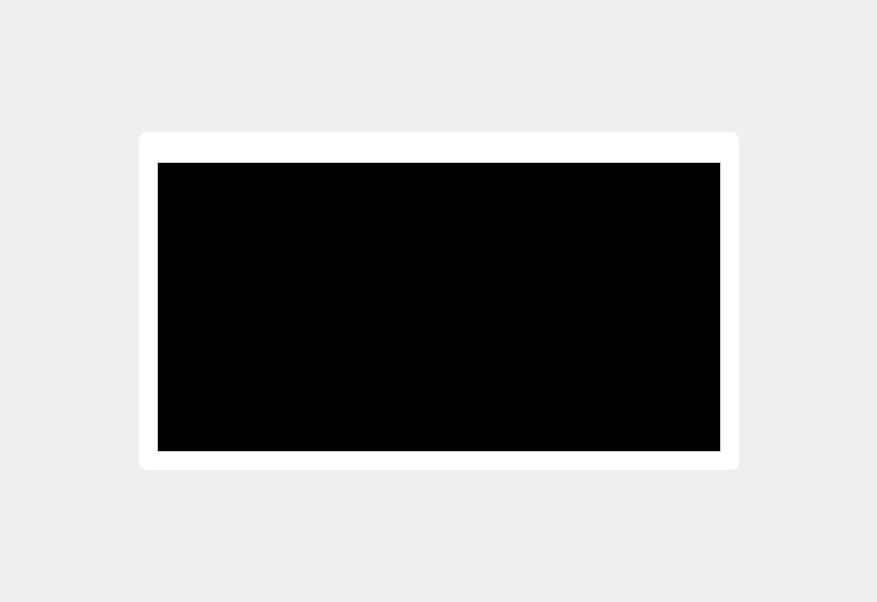
<?xml version="1.0" encoding="UTF-8"?>
<ui version="4.0">
 <class>FormViewImage</class>
 <widget class="QWidget" name="FormViewImage">
  <property name="geometry">
   <rect>
    <x>0</x>
    <y>0</y>
    <width>877</width>
    <height>602</height>
   </rect>
  </property>
  <property name="windowTitle">
   <string>Form</string>
  </property>
  <layout class="QHBoxLayout" name="horizontalLayout_3">
   <property name="leftMargin">
    <number>9</number>
   </property>
   <property name="rightMargin">
    <number>9</number>
   </property>
   <item>
    <spacer name="horizontalSpacer_2">
     <property name="orientation">
      <enum>Qt::Horizontal</enum>
     </property>
     <property name="sizeHint" stdset="0">
      <size>
       <width>40</width>
       <height>20</height>
      </size>
     </property>
    </spacer>
   </item>
   <item alignment="Qt::AlignHCenter|Qt::AlignVCenter">
    <widget class="QWidget" name="widget" native="true">
     <property name="sizePolicy">
      <sizepolicy hsizetype="Fixed" vsizetype="Fixed">
       <horstretch>0</horstretch>
       <verstretch>0</verstretch>
      </sizepolicy>
     </property>
     <property name="minimumSize">
      <size>
       <width>600</width>
       <height>338</height>
      </size>
     </property>
     <property name="styleSheet">
      <string notr="true">.QWidget{
	background: #FFFFFF;
	border-radius: 8px;
}</string>
     </property>
     <layout class="QVBoxLayout" name="verticalLayout">
      <property name="spacing">
       <number>0</number>
      </property>
      <property name="leftMargin">
       <number>0</number>
      </property>
      <property name="topMargin">
       <number>0</number>
      </property>
      <property name="rightMargin">
       <number>0</number>
      </property>
      <property name="bottomMargin">
       <number>0</number>
      </property>
      <item>
       <layout class="QHBoxLayout" name="horizontalLayout">
        <property name="spacing">
         <number>0</number>
        </property>
        <item>
         <spacer name="horizontalSpacer">
          <property name="orientation">
           <enum>Qt::Horizontal</enum>
          </property>
          <property name="sizeHint" stdset="0">
           <size>
            <width>40</width>
            <height>20</height>
           </size>
          </property>
         </spacer>
        </item>
        <item>
         <widget class="QPushButton" name="btnClose">
          <property name="sizePolicy">
           <sizepolicy hsizetype="Fixed" vsizetype="Fixed">
            <horstretch>0</horstretch>
            <verstretch>0</verstretch>
           </sizepolicy>
          </property>
          <property name="minimumSize">
           <size>
            <width>30</width>
            <height>30</height>
           </size>
          </property>
          <property name="maximumSize">
           <size>
            <width>30</width>
            <height>30</height>
           </size>
          </property>
          <property name="styleSheet">
           <string notr="true">.QPushButton{
	border:none;
	background-image:url(:/res/image/close.png);
	background-repeat:no-repeat;
	background-position:center;
}
.QPushButton:hover{
	border:2px solid rgb(69,122,247);
	background-image:url(:/res/image/close.png);
	background-repeat:no-repeat;
	background-position:center;
}
.QPushButton:pressed{
	border:2px solid rgb(69,122,247);
	background-image:url(:/res/image/close.png);
	background-repeat:no-repeat;
	background-position:center;
}</string>
          </property>
          <property name="text">
           <string/>
          </property>
         </widget>
        </item>
       </layout>
      </item>
      <item>
       <layout class="QHBoxLayout" name="horizontalLayout_2">
        <property name="spacing">
         <number>0</number>
        </property>
        <property name="leftMargin">
         <number>18</number>
        </property>
        <property name="rightMargin">
         <number>18</number>
        </property>
        <property name="bottomMargin">
         <number>18</number>
        </property>
        <item>
         <widget class="QLabel" name="labelImg">
          <property name="sizePolicy">
           <sizepolicy hsizetype="Expanding" vsizetype="Expanding">
            <horstretch>0</horstretch>
            <verstretch>0</verstretch>
           </sizepolicy>
          </property>
          <property name="minimumSize">
           <size>
            <width>0</width>
            <height>0</height>
           </size>
          </property>
          <property name="maximumSize">
           <size>
            <width>16777215</width>
            <height>16777215</height>
           </size>
          </property>
          <property name="styleSheet">
           <string notr="true">border: 1px solid rgb(200,200,200);
/*border-image: url(:/res/image/image.png);*/
background-color: rgb(0, 0, 0);</string>
          </property>
          <property name="text">
           <string/>
          </property>
          <property name="alignment">
           <set>Qt::AlignCenter</set>
          </property>
         </widget>
        </item>
       </layout>
      </item>
     </layout>
    </widget>
   </item>
   <item>
    <spacer name="horizontalSpacer_3">
     <property name="orientation">
      <enum>Qt::Horizontal</enum>
     </property>
     <property name="sizeHint" stdset="0">
      <size>
       <width>40</width>
       <height>20</height>
      </size>
     </property>
    </spacer>
   </item>
  </layout>
 </widget>
 <resources/>
 <connections/>
</ui>
